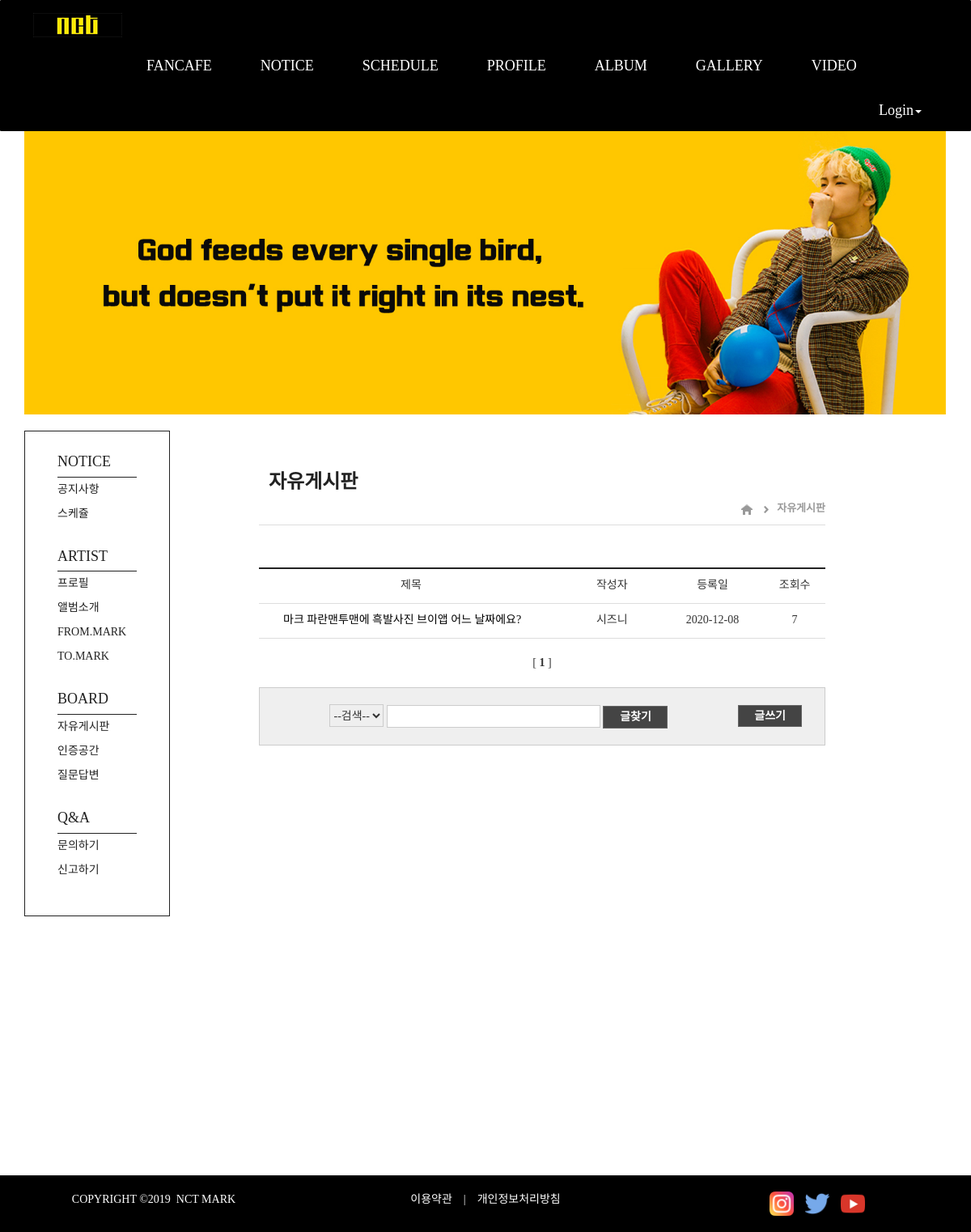
Page /board/freetalk_list/ on the earlier database version.
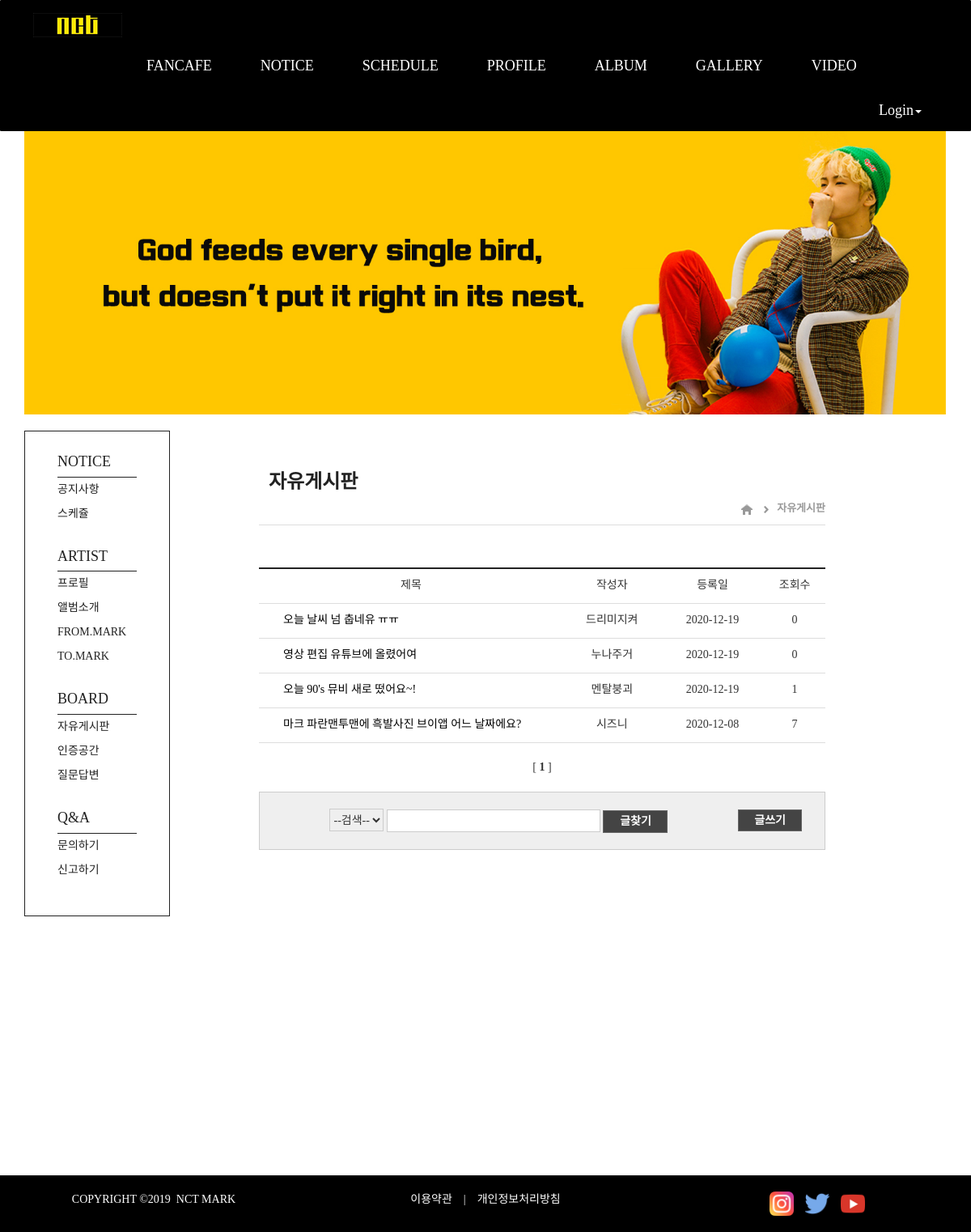
Same page on the later database version.
### board/models.py (models this page shows, shortened)
class Freetalk(models.Model):
    objects = models.Manager()
    subject = models.CharField(max_length=45)
    name = models.CharField(max_length=50)
    memo = models.TextField(max_length=300)
    hits = models.PositiveIntegerField(default=0)
    create_date = models.DateField('create_date', auto_now_add=True)
    class Meta:
        ordering = ['-id']

### board/views.py (the view)
# urls.py: path('freetalk_list/', views.freetalk_list, name='freetalk_list'),
def freetalk_list(request):
    restaurants = Freetalk.objects.all()
    pagenator = Paginator(restaurants, 10)
    page = request.GET.get('page')
    if page is None:
        page = 1
    page_F = float(page)
    if page_F <= 10:
        beginPage = 1
    else:
        beginPage = (math.trunc(page_F / 10)) * 10 + 1
    if (beginPage + 10) > pagenator.num_pages:
        lastPage = pagenator.num_pages
    else:
        lastPage = beginPage + 9
    nextRangeStartPage = lastPage + 1
    pageRange = []
    for num in range(beginPage, lastPage+1):
        pageRange.append(num)
    items = pagenator.get_page(page)
    context = {
        'restaurants': items,
        'lastPage': lastPage,
        'pageRange': pageRange,
        'nextRangeStartPage': nextRangeStartPage,
    }
    return render(request, 'board/freetalk_list.html', context)

### board/templates/board/freetalk_list.html (shortened to what this page needs)
{% extends "board/board_base.html" %}
{% block boardbar %}
{% load static %}
<div class="contop">
<table cellspacing=1 width=700>
    <tr>
    <td><h3>&nbsp;&nbsp;자유게시판</h3></td>
    </tr>
    <tr>
        <td><p align=right>
        <a href="{% url 'board:index' %}"><img class="lo_home" src="{% static 'images/lo_home.jpg' %}" alt="home"></a>&nbsp;&nbsp;&nbsp;
        <img class="lo_arrow" src="{% static 'images/lo_arrow.jpg' %}" alt=">">&nbsp;&nbsp;
        <a href="{% url 'board:freetalk_list' %}"><span>자유게시판</span></a></p>
        </td>
    </tr>
</table>
</div>
{% block conbody %}
<div class="conbody">
<table cellspacing=1 width=700 class="tbl_common">
    <tr>
    <td width=340 class="left"><p align=center>제목</p>
    </td>
    <td width=100><p align=center>작성자</p>
    </td>
    <td width=120><p align=center>등록일</p>
    </td>
    <td width=60><p align=center>조회수</p>
    </td>
    </tr>
    {% if restaurants %}
    <ul>
    {% for boardRow in  restaurants %}
    <tr>
    <td width=340 class="cont">
    <p align=left>
    <a href="{% url 'board:freetalk_detail' boardRow.id %}">{{ boardRow.subject }}
    </p>
    </td>
    <td width=100><p align=center>{{ boardRow.name }}</p></td>
    <td width=120><p align=center>{{ boardRow.create_date }}</p></td>
    <td width=60><p align=center>{{ boardRow.hits }}</p></td>
    </tr>
    {% endfor %}
    </ul>
    {% endif %}
</table>
<br>
<table cellspacing=1 width=700 class="tbl_page">
    <tr>
    <td>
    {% for pageNum in pageRange %}
        {% if restaurants.number == pageNum %}
            <spen class="current">
                [
                <b>{{ restaurants.number }}</b>
                ]
            </spen>
        {% else %}
            <a href="?page={{ pageNum }}">[{{ pageNum }}]</a>
        {% endif %}
    {% endfor %}
    </td>
    </tr>
</table>
<br>
<table cellspacing=1 width=700 class="tbl_search">
    <tr>
    <td>
    <form name=searchform method="GET" action="{% url 'board:freetalk_search' %}" enctype="multipart/form-data"><p align=center>
    <select name="findType" class="findType_1">
        <option value selected>--검색--</option>
    </select>
    <input type="text" name="b" class="findType_1" size=30 maxlength=50>
    <input type="submit" class="findType_2" value="글찾기"></p>
    </form>
    </td>
    <td><a href="{% url 'board:freetalk_create' %}" class="findType_2">글쓰기</a></td>
    </tr>
</table>
</div>
{% endblock conbody %}
{% endblock boardbar %}

### board/templates/board/board_base.html
{% extends "base.html" %}
{% block content %}
{% load static %}
<link rel="stylesheet" href="{% static 'css/board.css' %}">
<div class="container">
<div class="container_img"></div>
<br>
<div clsas="container_board">
    {% block sidebar %}
    <div class="side_bar">
        <div class="fanpage_side">
        <ul>
            <li class="title">NOTICE</li>
                <li><a href="{% url 'board:notice_list' %}">공지사항</a></li>
                <li><a href="{% url 'board:schedule' %}">스케쥴</a></li>
            <li class="title">ARTIST</li>
                <li><a href="{% url 'board:profile' %}">프로필</a></li>
                <li><a href="{% url 'board:album' %}">앨범소개</a></li>
                <li><a href="{% url 'board:from_mark_list' %}">FROM.MARK</a></li>
                <li><a href="{% url 'board:to_mark_list' %}">TO.MARK</a></li>
            <li class="title">BOARD</li>
                <li><a href="{% url 'board:freetalk_list' %}">자유게시판</a></li>
                <li><a href="{% url 'board:auth_list' %}">인증공간</a></li>
                <li><a href="{% url 'board:question_list' %}">질문답변</a></li>
            <li class="title">Q&A</li>
                <li><a href="{% url 'board:inquiry' %}">문의하기</a></li>
                <li><a href="{% url 'board:report' %}">신고하기</a></li>
        </ul>
        </div>
    </div>
    {% endblock sidebar%}
    <div class="board_bar">
    {% block boardbar %}
    {% endblock boardbar %}
    </div>
</div>
</div>
<br>
{% endblock content %}

### templates/base.html (shortened to what this page needs)
<!DOCTYPE html>
<html lang="ko">
<head>
    {% load static %}
    <link rel="stylesheet" href="{% static 'css/bootstrap.css' %}">
    <link rel="stylesheet" href="{% static 'css/navbar.css' %}">
</head>
<body style="overflow-x: hidden">
        <nav class="navbar navbar-default">
            <div class="container-fluid">
                <div class="navbar-header">
                    <a class="navbar-brand" href="{% url 'index' %}"><img src="{% static 'images/nct_logo2.png' %}" alt="NCT" width="110px" height="30px"></a>
                </div>
                <div class="collapsed navbar-collapse" id="bs-example-navbar-collapse-1">
                    <ul class="nav navbar-nav">
                        <li><a href="{% url 'board:index' %}">FANCAFE</a></li>
                        <li><a href="{% url 'board:notice_list' %}">NOTICE</a></li>
                        <li><a href="{% url 'board:schedule' %}">SCHEDULE</a></li>
                        <li><a href="{% url 'board:profile' %}">PROFILE</a></li>
                        <li><a href="{% url 'board:album' %}">ALBUM</a></li>
                        <li><a href="#">GALLERY</a></li>
                        <li><a href="#">VIDEO</a></li>
                    </ul>
                    <ul class="nav navbar-nav navbar-right">
                        <li class="dropdown">
                            <a href="#" class="dropdown-toggle1" data-toggle="dropdown" role="button"
                            aria-haspopup="true" aria-expanded="false">Login<span class="caret"></span></a>
                        </li>
                    </ul>
                </div>
            </div>
        </nav>
{% block content %}{% endblock %}
{% block footer %}
        <footer style="background-color: #000000; color: #ffffff">
            <div class="container_footer">
                <br>
                <div class="row">
                    <div class="col-sm-4" style="text-align: center;">COPYRIGHT &copy;2019&nbsp;&nbsp;NCT MARK</div>
                    <div class="col-sm-4" style="text-align: center;">
                        <a href="{% url 'member:agreement' %}" style="color:white;">이용약관</a>
                        &nbsp;&nbsp;&nbsp;|&nbsp;&nbsp;&nbsp;
                        <a href="{% url 'member:privacy' %}" style="color:white;">개인정보처리방침</a>
                    </div>
                    <div class="col-sm-4" style="text-align: center;">
                        <a href="https://www.instagram.com/nct/" target="_blank"><img class="sns-logo" src="{% static 'images/instagram.png' %}" alt="INSTAGRAM" width="30px" height="30px"></a>
                        <a href="https://twitter.com/NCTsmtown" target="_blank"><img class="sns-logo" src="{% static 'images/twitter.png' %}" alt="TWITTER" width="30px" height="30px"></a>
                        <a href="https://www.youtube.com/channel/UCwgtORdDtUKhpjE1VBv6XfA" target="_blank"><img class="sns-logo" src="{% static 'images/youtube.png' %}" alt="YOUTUBE" width="30px" height="30px"></a>
                    </div>
                </div>
                <br>
            </div>
        </footer>
{% endblock %}
</body>
</html>

### static/css/navbar.css (style rules this page uses)
* { font-family: 'Nanum Gothic'; }
a { color: #000000; text-decoration: none; }
.navbar-default { background-color: #000000; border-color: #000000; border-radius: 1px; }
.navbar-default .navbar-brand { color: #ffffff; }
.navbar-default .navbar-nav > li >a { color: white; }

### static/css/board.css (style rules this page uses)
.container_img { background-image: url("../images/board_jumbotron.jpg"); background-size: 100%; width: 1139px; height: 350px; margin-top:-20px; }
.side_bar { width: 180px; height: 900px; float: left; }
.board_bar { width: 950px; float: right; position: absolute; margin-left:190px; border: none; padding: 30px 20px 0px 100px; }
li { list-style: none; }
.fanpage_side { width: 180px; height: 600px; position: relative; padding-right: 40px; border: 1px solid #222; }
.fanpage_side ul li.title { color: #222; font-size: 18px; margin-top: 20px; border-bottom: 1px solid #222; }
.fanpage_side ul li { display: block; padding: 5px 0; }
.fanpage_side ul li a { color: #222; font-size: 14px; }

### templates/base.html (style rules this page uses)
.navbar-default .navbar-header .navbar-brand { margin-left: 10px; }
.navbar-default .navbar-nav { margin-left: 95px; }

### board/templates/board/freetalk_list.html (style rules this page uses)
h3 { color:#222; font-weight: bold; }
.contop { width:700px; border-bottom: 1px solid #ddd; }
.contop span { font-size: 13px; color: #999; font-weight: bold; }
.conbody { padding-top: 42px; }
.tbl_common { border-top: 2px solid #222; border-bottom: 1px solid #ddd; }
.tbl_common td { padding: 8px 8px 0 0; border-bottom: 1px solid #ddd; line-height: 24px; }
.tbl_common .cont { padding-left: 30px; }
.tbl_page { text-align: center; }
.tbl_search { background: #efefef; border: 1px solid #ccc; }
.tbl_search form { padding:20px 10px 10px 10px; }
.tbl_search .findType_1 { height: 28px; border: 1px solid #ccc; }
.tbl_search .findType_2 { width: 80px; height: 28px; background:#444; border: 1px solid #666; color: #fff; font-weight: bold; vertical-align: middle; cursor: pointer; }
.tbl_search a.findType_2 { padding: 5px 19.3px 5px 19.3px; text-decoration: none; }

Differences in the rows shown:
added Freetalk: subject "오늘 날씨 넘 춥네유 ㅠㅠ", name "드리미지켜", create_date "2020-12-19", hits "0"
added Freetalk: subject "영상 편집 유튜브에 올렸어여", name "누나주거", create_date "2020-12-19", hits "0"
added Freetalk: subject "오늘 90's 뮤비 새로 떴어요~!", name "멘탈붕괴", create_date "2020-12-19", hits "1"
